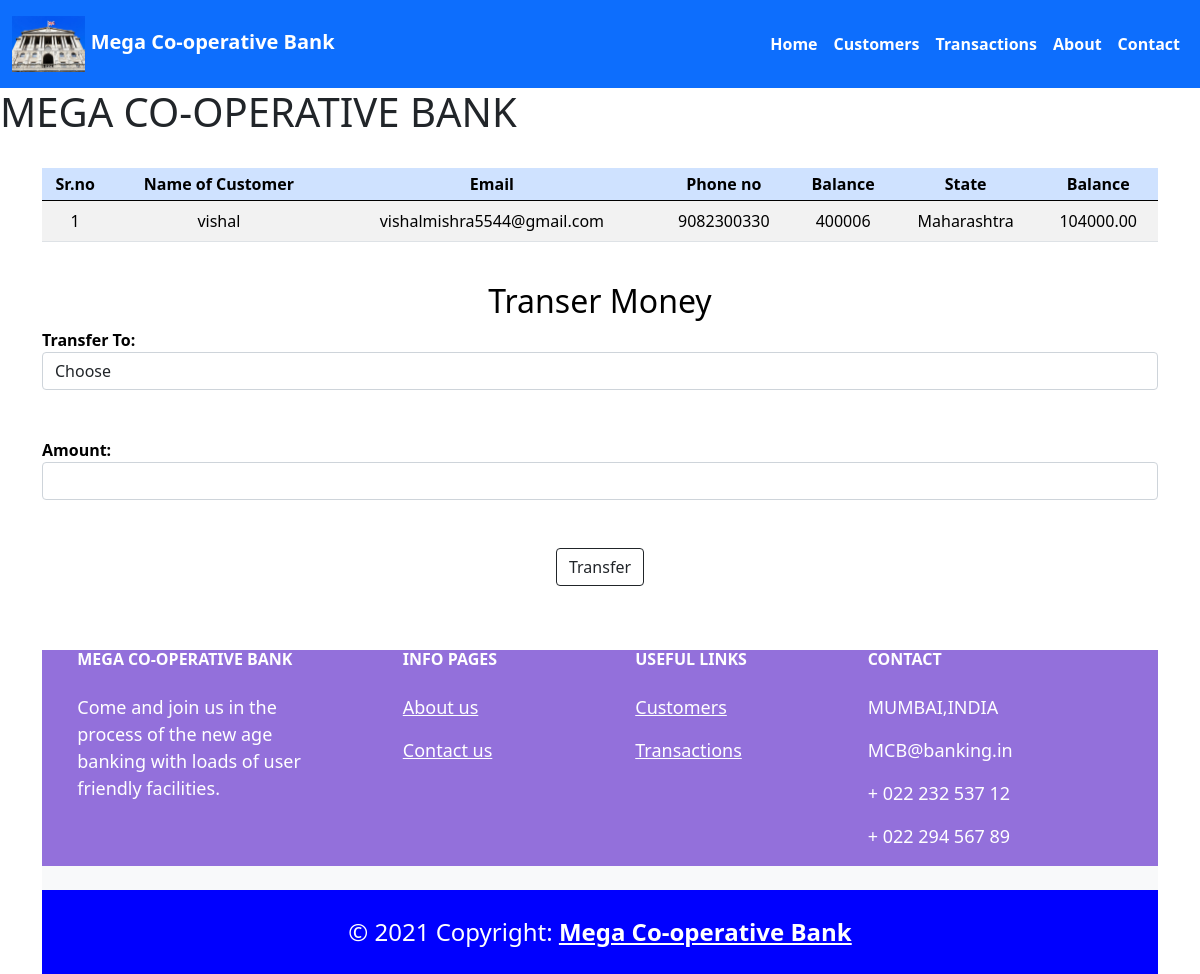
The page /customersdetails.php?srno=1 on the database its author committed.
### tables this page shows
CREATE TABLE `details` (
  `srno` int(3) NOT NULL,
  `name` varchar(50) NOT NULL,
  `email` varchar(50) NOT NULL,
  `balance` decimal(8,2) NOT NULL,
  `phoneno` varchar(10) NOT NULL,
  `pincode` int(7) NOT NULL,
  `state` varchar(50) NOT NULL
);

### customersdetails.php (the view, shortened to what this page needs)
<!DOCTYPE html>
<html lang="en">
<head>
    <link rel="stylesheet" href="bootstrap/css/bootstrap.min.css">
    <link rel="stylesheet" href="bootstrap/css/all.min.css">
    <link rel="stylesheet" href="./css/style.css">
    <link rel="stylesheet" type="text/css" href="css/style.css">
</head>
<body>
    <header>
    <nav  class="navbar py-2 navbar-expand-lg navbar-dark bg-primary">
        <div class="container-fluid">
            <a class="navbar-brand" href="index.php"><img src="images/logo.jpg" width="10%" height="9%" alt="MCB" href="index.php"></img><strong>  Mega Co-operative Bank</strong></a>
            <div class="collapse navbar-collapse" id="navbarSupportedContent">
                <ul class="navbar-nav me-auto mb-8 mb-lg-0">
                    <li class="nav-item py-3">
                        <a class="nav-link active" aria-current="page" href="index.php"><strong>Home</strong></a>
                    </li>
                    <li class="nav-item py-3">
                        <a class="nav-link active" href="customerslist.php "><strong>Customers</strong></a>
                    </li>
                    <li class="nav-item py-3">
                        <a class="nav-link active" href="transactionrecords.php "><strong>Transactions</strong></a>
                    </li>
                    <li class="nav-item py-3">
                        <a class="nav-link active" href="aboutus.php "><strong>About</strong></a>
                    </li>
                    <li class="nav-item py-3">
                        <a class="nav-link active" href="contactus.php "><strong>Contact</strong></a>
                    </li>
                </ul>
            </div>
        </div>
    </nav>
        <h1>MEGA CO-OPERATIVE BANK</h1>
<?php
$server="localhost:3306";
$username="root";
$password="";
$dbname = "bankingsystem";
$connection=mysqli_connect($server, $username, $password , $dbname);
?>
        <?php
               $customerid=$_GET['srno'];
                $sql = "SELECT * FROM details where srno=$customerid";
                $result=mysqli_query($connection,$sql);
                $row=mysqli_fetch_assoc($result);
            ?>
         <form method="post" name="tcredit" class="tabletext" ><br>
        <div class="container">
        <div class="row text-center">
            <div class="col text-center">
                <div class="table-responsive-sm">
                    <table class="table table-hover table-striped table-sm">
                        <thead style="color : black;" class="table-danger">
                <tr style="color : black;" class="table-primary">
                    <th class="text-center" >Sr.no</th>
                    <th class="text-center">Name of Customer</th>
                    <th class="text-center">Email</th>
                    <th class="text-center" >Phone no</th>
                    <th class="text-center">Balance</th>
                    <th class="text-center">State</th>
                    <th class="text-center">Balance</th>
                </tr>
                        </thead>
                        <tbody>
                <tr style="color : black;">
                    <td class=" text-center py-2"><?php echo $row['srno'];?></td>
                    <td class=" text-center py-2"><?php echo $row['name'];?></td>
                    <td class=" text-center py-2"><?php echo $row['email'];?></td>
                    <td class=" text-center py-2"><?php echo $row['phoneno'];?></td>
                    <td class=" text-center py-2"><?php echo $row['pincode'];?></td>
                    <td class=" text-center py-2"><?php echo $row['state'];?></td>
                    <td class=" text-center py-2"><?php echo $row['balance'];?></td>
                </tr>
                        </tbody>
            </table>
        </div>
        </div>
        </div>
        <h2 class="text-center pt-4" style="color : black;">Transer Money</h2>
        <label style="color : black;"><strong>Transfer To:</strong></label>
        <select name="to" class="form-control" required>
            <option value="" disabled selected>Choose</option>
        </select>
        <br>
        <br>
            <label style="color : black;"><strong>Amount:</strong></label>
            <input type="number" class="form-control" name="amount" required>
            <br><br>
                <div class="text-center" >
                <button class="btn btn-outline-dark mb-3" name="submit" type="submit" id="myBtn" >Transfer</button>
            </div>
            </div>
        </form>
    </header>
    <footer>
<div class="container">
<footer class="text-center text-lg-start bg-light text-muted">
  <section class="">
    <div class="container text-center text-md-start mt-5" style="font-size:large;color:white;background-color:#9370db;">
      <div class="row mt-3">
        <div class="col-md-3 col-lg-4 col-xl-3 mx-auto mb-4">
          <h6 class="text-uppercase fw-bold mb-4">
            Mega Co-operative Bank
          </h6>
          <p>
            Come and join us in the process of the new age banking with loads of user friendly facilities.
          </p>
        </div>
        <div class="col-md-2 col-lg-2 col-xl-2 mx-auto mb-4">
          <h6 class="text-uppercase fw-bold mb-4">
            Info pages
          </h6>
          <p>
            <a href="aboutus.php" class="text-reset">About us</a>
          </p>
          <p>
            <a href="contactus.php" class="text-reset">Contact us</a>
          </p>
        </div>
        <div class="col-md-3 col-lg-2 col-xl-2 mx-auto mb-4">
          <h6 class="text-uppercase fw-bold mb-4">
            Useful links
          </h6>
          <p>
            <a href="customerslist.php" class="text-reset">Customers</a>
          </p>
          <p>
            <a href="transactionrecords.php" class="text-reset">Transactions</a>
          </p>
        </div>
        <div class="col-md-4 col-lg-3 col-xl-3 mx-auto mb-md-0 mb-4">
          <h6 class="text-uppercase fw-bold mb-4">
            Contact
          </h6>
          <p>MUMBAI,INDIA</p>
          <p>
            MCB@banking.in
          </p>
          <p>+ 022 232 537 12</p>
          <p>+ 022 294 567 89</p>
        </div>
      </div>
    </div>
  </section>
  <div class="text-center p-4"  style="font-size:x-large;color:white;background-color:blue;">
    © 2021 Copyright:
    <a class="text-reset fw-bold" href="https://mdbootstrap.com/">Mega Co-operative Bank</a>
  </div>
</footer>
       </div>
   </footer>
</body>
</html>

### css/style.css (style rules this page uses)
body { width: 100%; height: 100%; margin: auto; height: auto; }

### rows shown on the page
details: srno "1", name "vishal", email "vishalmishra5544@gmail.com", phoneno "9082300330", pincode "400006", state "Maharashtra", balance "104000.00"
